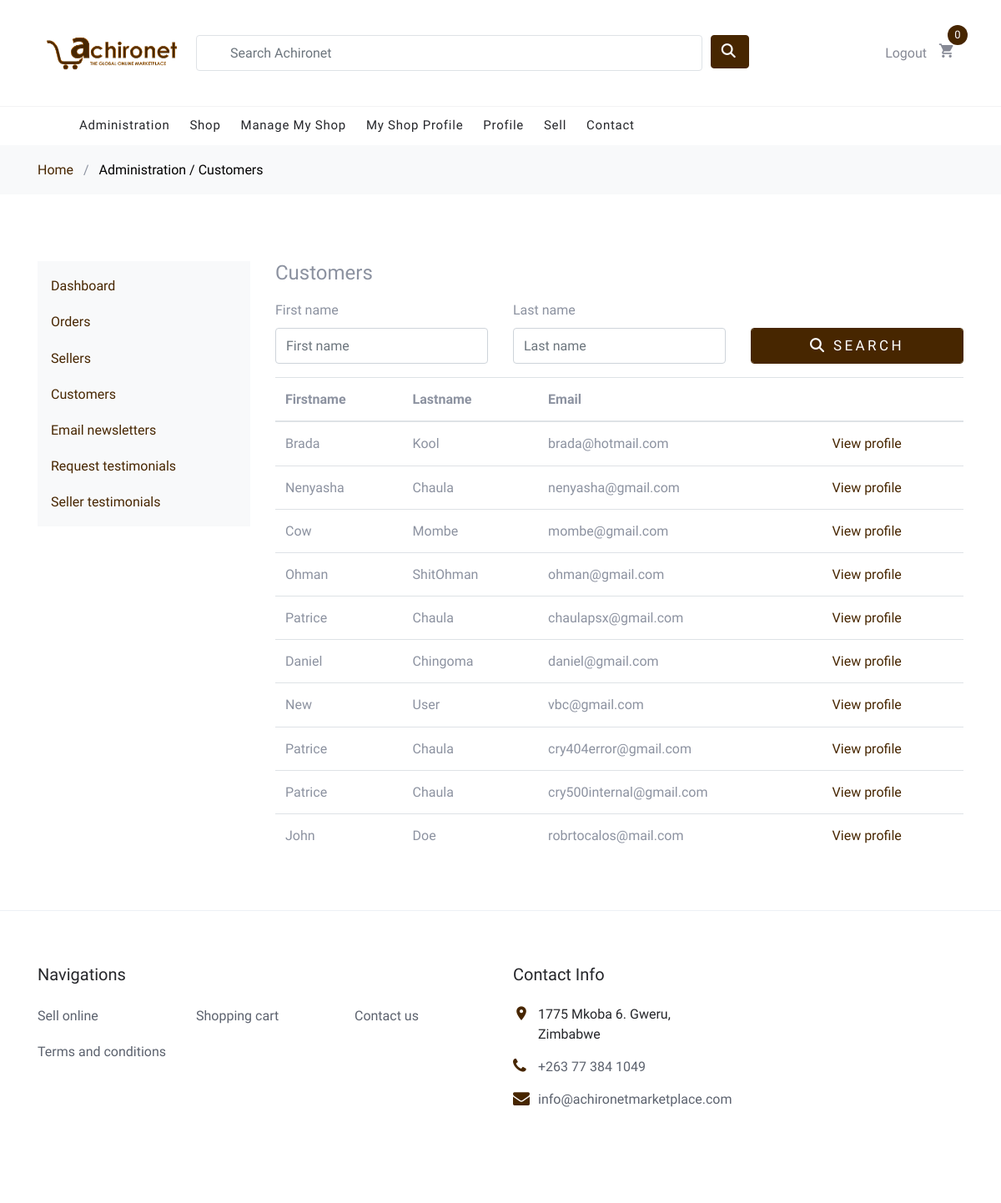
Before: /admin-dashboard/customers/ (signed in) with the older database file.
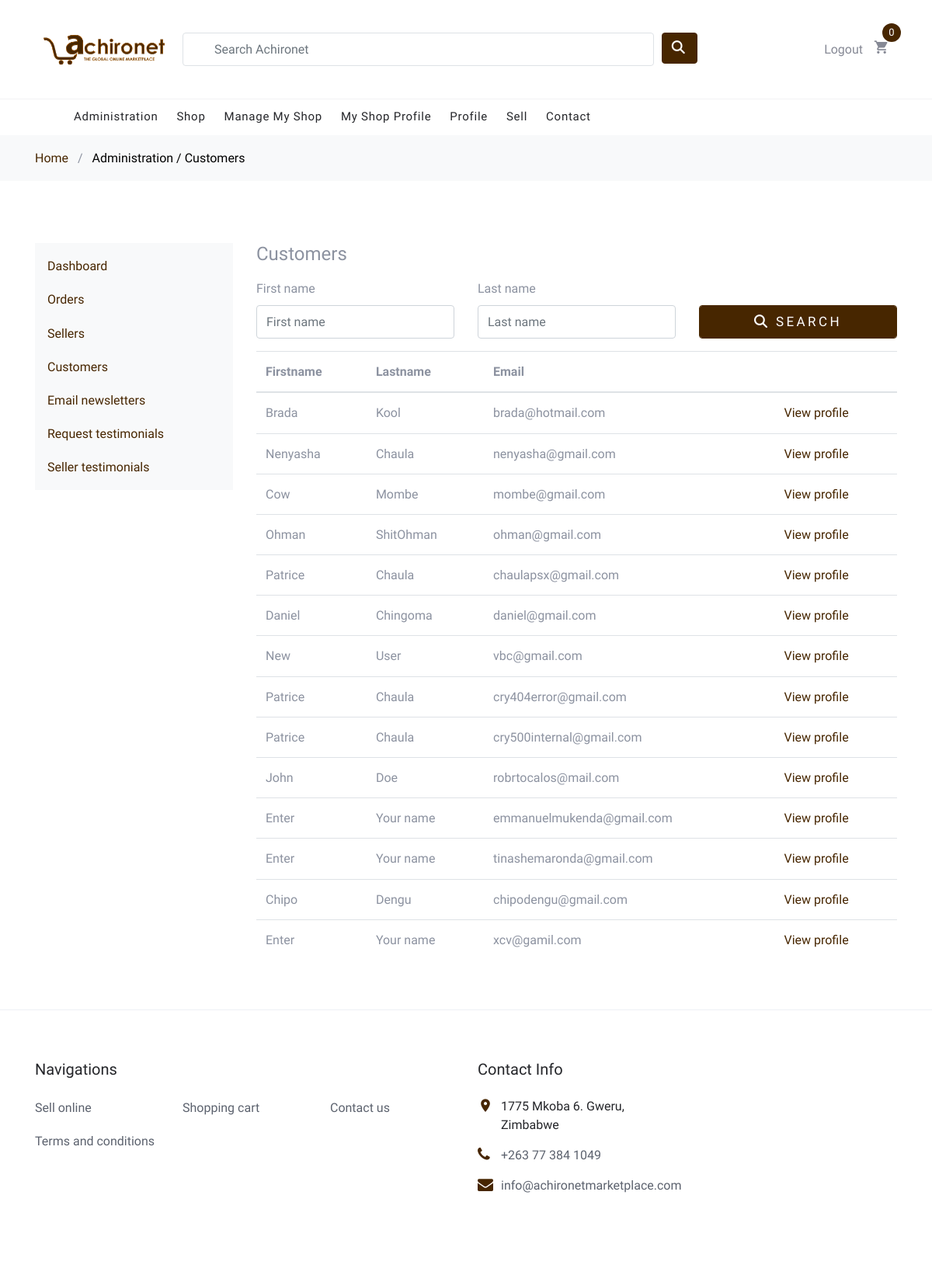
After: the same page with the newer database file.
### users/models.py (models this page shows, shortened)
class Profile(models.Model):
    firstname = models.CharField(max_length=45)
    lastname = models.CharField(max_length=45)
    profile_picture = models.OneToOneField(
        "Photo", null=True, blank=True, on_delete=models.SET_NULL)
    user = models.OneToOneField(
        User, null=True, blank=True, on_delete=models.CASCADE)

class User(AbstractUser):
    is_seller = models.BooleanField('Seller status', default=False)

### achironet_admin/views.py (the view)
# urls.py: path("customers/", views.buyers, name="customers"),
@login_required(login_url="/accounts/login")
def buyers(request):
    if not request.user.is_superuser:
        return redirect("achironet_admin:http_404_not_available")
    customers = Profile.objects.all().order_by('pk')
    form = CustomerFilterForm(request.GET)
    if form.is_valid():
        if form.cleaned_data['firstname']:
            customers = customers.filter(
                firstname__contains=form.cleaned_data['firstname'])
        if form.cleaned_data['lastname']:
            customers = customers.filter(
                lastname__contains=form.cleaned_data['lastname'])
    context = {
        'customers': customers,
        'form': form
    }
    return render(request, "achironet_admin/buyers.html", context)

### achironet_admin/templates/achironet_admin/buyers.html (shortened to what this page needs)
{% extends "./base.html" %}
{% load static %}
{% load crispy_forms_tags %}
{% load widget_tweaks %}
{% block view_name %}
Administration / Customers
{% endblock %}
{% block content %}
<div class="container">
    <div class="row py-5">
        <div class="col-md-3">
            {% include "./components/side_nav.html" %}
            <br>
        </div>
        <div class="col-md-9">
            <div class="card-box">
                <h4 class="header-title mb-3">Customers</h4>
                <div>
                  <form>
                     <div class="row">
                     <div class="col-md-4">
                       <div class="form-group">
                         <label for="id_name">First name</label>{% render_field form.firstname class="form-control" placeholder="First name" %}
                       </div>
                     </div>
                     <div class="col-md-4">
                        <div class="form-group">
                            <label for="id_published">Last name</label>{% render_field form.lastname class="form-control" placeholder="Last name" %}
                       </div>
                     </div>
                     <div class="col-md-4">
                       <div class="form-group">
                         <label>&nbsp;</label>
                         <button class="btn btn-primary form-control" type="submit"><i class="fas fa-search"></i> Search</button>
                       </div>
                     </div>
                     </div>
                  </form>
                </div>
                <div class="table-responsive">
                    <table class="table">
                        <thead>
                            <tr>
                                <th>Firstname</th>
                                <th>Lastname</th>
                                <th>Email</th>
                                <th>&nbsp;</th>
                            </tr>
                        </thead>
                        <tbody>
                            <tr>
                                {% for customer in customers %}
                                <td>{{customer.firstname}}</td>
                                <td>{{customer.lastname}}</td>
                                <td>{{customer.user.email}}</td>
                                <td><a href="{% url 'users:profile' customer.pk %}">View profile</a></td>
                            </tr>
                            {% endfor %}
                        </tbody>
                    </table>
                </div>
            </div>
        </div>
    </div>
</div>
{% endblock %}

### achironet_admin/templates/achironet_admin/base.html (shortened to what this page needs)
{% load static %}
<!DOCTYPE html>
<html lang="en">
<head>
    <link rel="stylesheet" href="{% static "fonts/icomoon/style.css" %}">
    <link rel="stylesheet" href="{% static "css/bootstrap.min.css" %}">
    <link rel="stylesheet" href="{% static "css/magnific-popup.css" %}">
    <link rel="stylesheet" href="{% static "jquery-ui/jquery-ui.css" %}">
    <link rel="stylesheet" href="{% static "jquery-ui/jquery-ui.theme.css" %}">
    <link rel="stylesheet" href="{% static "css/owl.carousel.min.css" %}">
    <link rel="stylesheet" href="{% static "css/owl.theme.default.min.css" %}">
    <link rel="stylesheet" href="{% static "css/aos.css" %}">
    <link rel="stylesheet" href="{% static "chartjs/Chart.min.css" %}">
    <link rel="stylesheet" href="{% static "css/style.css" %}">
</head>
<body>
    <div class="site-wrap">
        {% include 'shop/base/navbar.html' %}
        <div class="bg-light py-3">
            <div class="container">
                <div class="row">
                    <div class="col-md-12 mb-0"><a href="{% url 'shop:product_list' %}">Home</a> <span class="mx-2 mb-0">/</span> <strong
                            class="text-black">{% block view_name %} {% endblock %} </strong></div>
                </div>
            </div>
        </div>
        <div class="py-3">
        </div>
        {% block content %}
        {% endblock %}
        {% include 'shop/base/footer.html' %}
    </div>
</body>
</html>

### shop/templates/shop/base/navbar.html (shortened to what this page needs)
{% load static %}
<header class="site-navbar" role="banner">
    <div class="site-navbar-top">
        <div class="container">
            <div class="row align-items-center">
                <div class="col-12 mb-3 mb-md-0 col-md-2 order-1 order-md-2 text-center">
                    <div class="site-logo">
                        <a href="{% url 'shop:product_list' %}" class="js-logo-clone">
                            <img class="img-fluid" src="{% static 'images/logo.png' %}" />
                        </a>
                    </div>
                </div>
                <div class="col-12 col-md-8 order-2 site-search-icon">
                    <form style="width: 100%;" action="{% url 'shop:search' %}" class="site-block-top-search">
                        <div class="form-row">
                            <div class="col-10 col-md-10">
                                <input id="search_form" type="search" name='q' class="form-control border" placeholder="Search Achironet">
                            </div>
                            <div class="col-2 col-md-2">
                                <button type="submit" class="btn btn-primary"><i class="fas fa-search"></i></button>
                            </div>
                        </div>
                    </form>
                </div>
                <div id="login-urls" class="col-12 col-md-2 order-3 order-md-3 text-right">
                    <div class="site-top-icons">
                        <ul>
                            {% if user.is_authenticated %}
                            <li><a href="{% url 'account_logout' %}"><span class="">Logout</span></a></li>
                            {% else %}
                            <li><a href="{% url 'account_login' %}"><span class="">Login</span></a></li>
                            <li><a href="{% url 'account_signup' %}"><span class="">Register</span></a></li>
                            {% endif %}
                            <li>
                                <a href="{% url 'cart:cart_detail' %}" class="site-cart">
                                    <span class="icon icon-shopping_cart"></span>
                                    <span class="count">
                                        {% with total_items=cart|length %}
                                            {% if cart|length > 0 %}
                                                {{ total_items }}
                                            {% else %}
                                                0
                                            {% endif %}
                                        {% endwith %}
                                        </span>
                                </a>
                            </li>
                        </ul>
                    </div>
                </div>
            </div>
        </div>
    </div>
    <nav class="site-navigation text-right text-md-left" role="navigation">
        <div class="container">
            <ul class="site-menu js-clone-nav d-none d-md-block">
                {% if request.user.is_superuser %}
                <li><a href="{% url 'achironet_admin:dashboard' %}">Administration</a></li>
                {% endif %}
                <li><a href="{% url 'shop:product_list' %}">Shop</a></li>
                 {% if request.user.sellerprofile %}
                <li><a href="{% url 'sell:dashboard' %}">Manage my shop</a></li>
                {% endif %}
                {% if request.user.is_authenticated %}
                {% if request.user.sellerprofile %}
                <li>
                    <a href="{% url 'users:seller-profile' request.user.sellerprofile.pk %}">
                          My shop profile
                    </a>
                </li>
                {% endif %}
                {% if request.user.profile %}
                <li>
                    <a href="{% url 'users:profile' request.user.profile.pk %}">
                        Profile
                    </a>
                </li>
                {% endif %}
                {% endif %}
                <li><a href="{% url 'shop:sell_online' %}">Sell</a></li>
                <li><a href="{% url 'shop:contact' %}">Contact</a></li>
            </ul>
        </div>
    </nav>
</header>

### achironet_admin/templates/achironet_admin/components/side_nav.html
<nav class="navbar bg-light">
    <ul class="navbar-nav">
        <li class="nav-item">
            <a class="nav-link" href="{% url 'achironet_admin:dashboard' %}">Dashboard</a>
        </li>
        <li class="nav-item">
            <a class="nav-link" href="{% url 'achironet_admin:orders' %}">Orders</a>
        </li>
        <li class="nav-item">
            <a class="nav-link" href="{% url 'achironet_admin:sellers' %}">Sellers</a>
        </li>
        <li class="nav-item">
            <a class="nav-link" href="{% url 'achironet_admin:customers' %}">Customers</a>
        </li>
        <li class="nav-item">
            <a class="nav-link" href="{% url 'achironet_admin:email_newsletters' %}">Email newsletters</a>
        </li>
        <li class="nav-item">
            <a class="nav-link" href="{% url 'achironet_admin:request_testmonials' %}">Request testimonials</a>
        </li>
        <li class="nav-item">
            <a class="nav-link" href="{% url 'achironet_admin:seller_testmonials' %}">Seller testimonials</a>
        </li>
    </ul>
</nav>

### shop/templates/shop/base/footer.html
<footer class="site-footer border-top">
    <div class="container">
        <div class="row">
            <div class="col-lg-6 mb-5 mb-lg-0">
                <div class="row">
                    <div class="col-md-12">
                        <h3 class="footer-heading mb-4">Navigations</h3>
                    </div>
                    <div class="col-md-6 col-lg-4">
                        <ul class="list-unstyled">
                            <li><a href="{% url 'shop:sell_online' %}">Sell online</a></li>
                        </ul>
                    </div>
                    <div class="col-md-6 col-lg-4">
                        <ul class="list-unstyled">
                            <li><a href="{% url 'cart:cart_detail' %}">Shopping cart</a></li>
                        </ul>
                    </div>
                    <div class="col-md-6 col-lg-4">
                        <ul class="list-unstyled">
                            <li><a href="{% url 'shop:contact' %}">Contact us</a></li>
                        </ul>
                    </div>
                    <div class="col-md-6 col-lg-4">
                        <ul class="list-unstyled">
                            <li><a href="#">Terms and conditions</a></li>
                        </ul>
                    </div>
                </div>
            </div>
            <div class="col-md-6 col-lg-3">
                <div class="block-5 mb-5">
                    <h3 class="footer-heading mb-4">Contact Info</h3>
                    <ul class="list-unstyled">
                        <li class="address">1775 Mkoba 6. Gweru, Zimbabwe</li>
                        <li class="phone"><a href="tel://+263773841049">+263 77 384 1049</a></li>
                        <li class="email"><a href="mailto:info@achironetmarketplace.com">info@achironetmarketplace.com</a></li>
                    </ul>
                </div>
            </div>
        </div>
    </div>
</footer>

Changed rows visible on the page:
added Profile: firstname "Enter", lastname "Your name", user.email "emmanuelmukenda@gmail.com"
added Profile: firstname "Enter", lastname "Your name", user.email "tinashemaronda@gmail.com"
added Profile: firstname "Chipo", lastname "Dengu", user.email "chipodengu@gmail.com"
added Profile: firstname "Enter", lastname "Your name", user.email "xcv@gamil.com"
